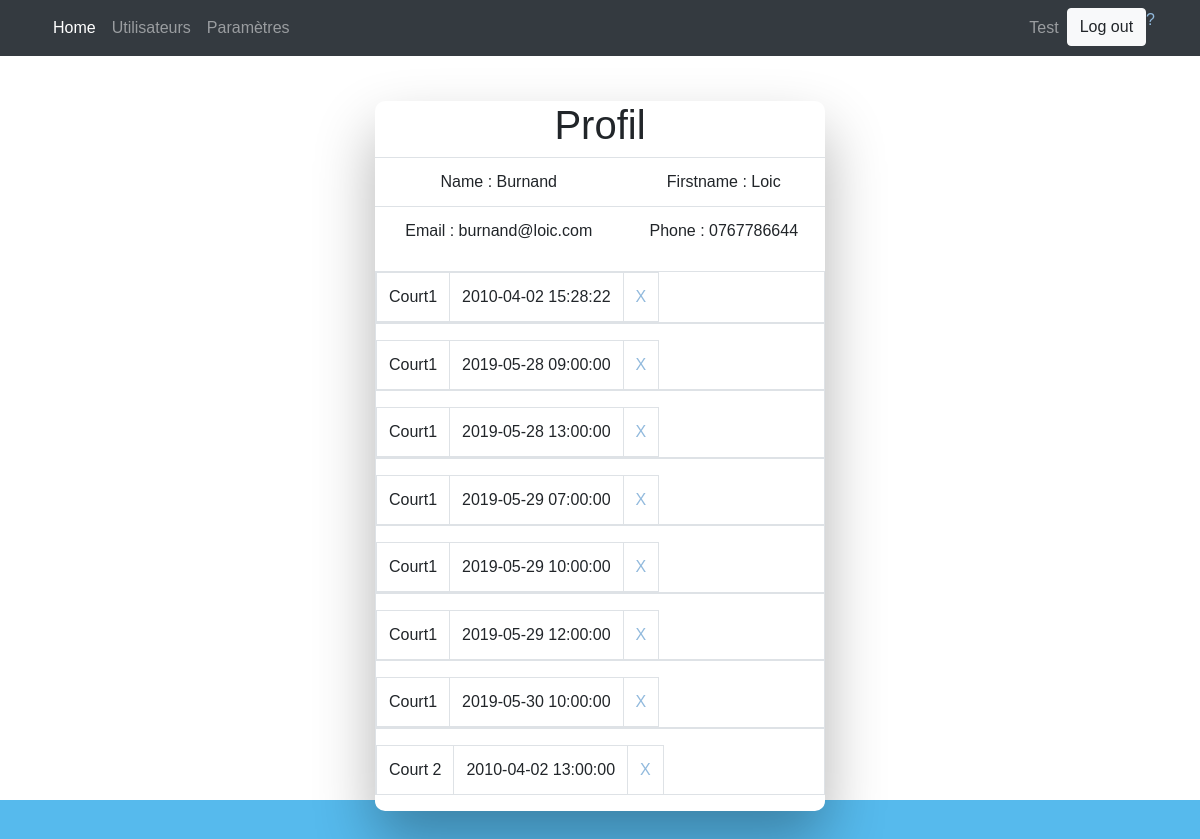
/index.php?action=UserProfil&Nickname=Test (signed in), run on the app's committed database.
### tables this page shows
CREATE TABLE `users` (
  `Nickname` varchar(255) NOT NULL,
  `Name` varchar(255) NOT NULL,
  `Firstname` varchar(255) NOT NULL,
  `Password` varchar(42) NOT NULL,
  `Phone` varchar(14) NOT NULL,
  `email` varchar(255) NOT NULL,
  `IsConfirmed` tinyint(4) DEFAULT NULL,
  `CodeRole` int(11) NOT NULL,
  PRIMARY KEY (`Nickname`),
  UNIQUE KEY `Nickname_UNIQUE` (`Nickname`),
  UNIQUE KEY `Phone_UNIQUE` (`Phone`),
  KEY `RoleUser_idx` (`CodeRole`),
  CONSTRAINT `RoleUser` FOREIGN KEY (`CodeRole`) REFERENCES `roles` (`Code`)
);

CREATE TABLE `courts` (
  `IdCourt` int(11) NOT NULL AUTO_INCREMENT,
  `Name` varchar(45) NOT NULL,
  `Desc` longtext,
  `Deleted` tinyint(4) NOT NULL DEFAULT '0',
  PRIMARY KEY (`IdCourt`)
);

CREATE TABLE `reservations` (
  `IdCourt` int(11) NOT NULL,
  `Nickname` varchar(20) NOT NULL,
  `Date` datetime NOT NULL,
  PRIMARY KEY (`IdCourt`,`Nickname`,`Date`),
  KEY `UserReservation_idx` (`Nickname`),
  CONSTRAINT `CourtReservation` FOREIGN KEY (`IdCourt`) REFERENCES `courts` (`IdCourt`),
  CONSTRAINT `UserReservation` FOREIGN KEY (`Nickname`) REFERENCES `users` (`Nickname`)
);

### www/controller/ControllerSquash.php (called while the page is built, shortened)
<?php
require_once $_SERVER['DOCUMENT_ROOT'].'/db/database.php';
require_once $_SERVER['DOCUMENT_ROOT'].'/model/EUser.php';
require_once $_SERVER['DOCUMENT_ROOT'].'/model/ECourt.php';
require_once $_SERVER['DOCUMENT_ROOT'].'/model/EReservation.php';
require_once $_SERVER['DOCUMENT_ROOT'].'/model/ESession.php';
require_once $_SERVER['DOCUMENT_ROOT'].'/Model/ModelUsers.php';
require_once $_SERVER['DOCUMENT_ROOT'].'/Model/ModelRoles.php';
require_once $_SERVER['DOCUMENT_ROOT'].'/Model/ModelCourts.php';
require_once $_SERVER['DOCUMENT_ROOT'].'/Model/ModelReservations.php';
class ControllerSquash
{
    static function showUserProfil($nickname)
    {
        $doc = '/view/DocUtilisateur/DocProfilUser.html';
        $user = ModelUsers::GetUserByNickname($nickname);
        $reservations = ModelReservations::GetReservationsByUser($user);
        include $_SERVER['DOCUMENT_ROOT'].'/view/Admin/userProfil.php';
    }
}

### www/model/ESession.php (called while the page is built, shortened)
<?php
class ESession {
    public static function GetUser()
    {
        if (isset($_SESSION['User']))
        {
            return unserialize($_SESSION['User']);
        }
        return false;
    }
}

### www/db/database.php (called while the page is built, shortened)
<?php
class EDatabase {
	private static $objInstance;
	public static function getInstance() {
		if(!self::$objInstance){
			try{
				$dsn = EDB_DBTYPE.':host='.EDB_HOST.';port='.EDB_PORT.';dbname='.EDB_DBNAME;
			   	self::$objInstance = new PDO($dsn, EDB_USER, EDB_PASS, array('charset'=>'utf8'));
				self::$objInstance->setAttribute(PDO::ATTR_ERRMODE, PDO::ERRMODE_EXCEPTION);
			}catch(PDOException  $e ){
				echo "EDatabase Error: ".$e;
			}
		}
		return self::$objInstance;
	}
	final public static function __callStatic( $chrMethod, $arrArguments ) {
		$objInstance = self::getInstance();
		return call_user_func_array(array($objInstance, $chrMethod), $arrArguments);
	}
}

### www/model/ModelUsers.php (called while the page is built, shortened)
<?php
class ModelUsers
{
	static function GetUserByNickname($nickname)
	{
		$s = "SELECT `Nickname`, `Name`, `Firstname`, `Phone`, `email`, `IsConfirmed`, `CodeRole` FROM `tpi`.`USERS` WHERE `Nickname` = :e";
		$statement = EDatabase::prepare($s,array(PDO::ATTR_CURSOR => PDO::CURSOR_FWDONLY));
		try {
			$statement->execute(array(':e' => $nickname));
		}
		catch (PDOException $e) {
			echo 'Problème de lecture de la base de données: '.$e->getMessage();
			return false;
		}
		if ($row=$statement->fetch(PDO::FETCH_ASSOC,PDO::FETCH_ORI_NEXT)){
			return new EUser($row['email'], $row['Nickname'], $row['Name'], $row['Firstname'], $row['Phone'], ModelRoles::GetRoleByCode($row['CodeRole']), $row['IsConfirmed']);
		}
		return null;
	}
}

### www/model/ModelRoles.php (called while the page is built, shortened)
<?php
class ModelRoles
{
    static function GetRoleByCode($Code)
    {
        $s = "SELECT `Code`, `Label` FROM `tpi`.`ROLES` WHERE `Code` = :e";
		$statement = EDatabase::prepare($s,array(PDO::ATTR_CURSOR => PDO::CURSOR_FWDONLY));
		try {
			$statement->execute(array(':e' => $Code));
		}
		catch (PDOException $e) {
			echo 'Problème de lecture de la base de données: '.$e->getMessage();
			return false;
		}
		if ($row=$statement->fetch(PDO::FETCH_ASSOC,PDO::FETCH_ORI_NEXT)){
			return new ERole($row['Code'], $row['Label']);
		}
		return null;
    }
}

### www/model/EUser.php (called while the page is built, shortened)
<?php
class EUser {
	public function __construct($InEmail = "", $InNickname = "", $InName = "", $InFirstName = "", $InPhone = "", $InRole = null, $InCofirmation = false)
	{
		$this->Email = $InEmail;
		$this->Nickname = $InNickname;
		$this->Name = $InName;
		$this->FirstName = $InFirstName;
		$this->Phone = $InPhone;
	}
}
?>

### www/model/ModelReservations.php (called while the page is built, shortened)
<?php
class ModelReservations
{
	static function GetReservationsByUser($User)
	{
        $arr = array();
        $s = "SELECT `IdCourt`, `Nickname`, `Date` FROM `tpi`.`RESERVATIONS` WHERE `Nickname` = :e";
        $statement = EDatabase::prepare($s,array(PDO::ATTR_CURSOR => PDO::CURSOR_FWDONLY));
        try {
            $statement->execute(array(':e' => $User->Nickname));
        }
        catch (PDOException $e) {
            echo 'Problème de lecture de la base de données: '.$e->getMessage();
            return false;
        }
        while ($row=$statement->fetch(PDO::FETCH_ASSOC,PDO::FETCH_ORI_NEXT)){
            $u = new EReservation(ModelCourts::GetCourtById($row['IdCourt']), ModelUsers::GetUserByNickname($row['Nickname']), $row['Date']);
            array_push($arr, $u);
        }
        return $arr;
    }
}

### www/model/ModelCourts.php (called while the page is built, shortened)
<?php
class ModelCourts
{
	static function GetCourtById($Id)
	{
		$s = "SELECT `IdCourt`, `Name`, `Desc`, `Deleted` FROM `tpi`.`COURTS` WHERE `IdCourt` = :e";
		$statement = EDatabase::prepare($s,array(PDO::ATTR_CURSOR => PDO::CURSOR_FWDONLY));
		try {
			$statement->execute(array(':e' => $Id));
		}
		catch (PDOException $e) {
			echo 'Problème de lecture de la base de données: '.$e->getMessage();
			return false;
		}
		if ($row=$statement->fetch(PDO::FETCH_ASSOC,PDO::FETCH_ORI_NEXT)){
			return new ECourt($row['IdCourt'], $row['Name'], $row['Desc'], $row['Deleted']);
		}
		return null;
	}
}

### www/model/EReservation.php (called while the page is built, shortened)
<?php
class EReservation {
    public function __construct($InCourt = "", $InUser = "", $InDate = "")
    {
		$this->Court = $InCourt;
		$this->User = $InUser;
        $this->Date = $InDate;
	}
}
?>

### www/model/ECourt.php (called while the page is built, shortened)
<?php
class ECourt {
  public function __construct($InId = "",$InName = "", $InDesc = "", $InDeleted = false)
  {
    $this->Id = $InId;
    $this->Name = $InName;
  }
}
?>

### www/view/ReservationTemplate.php (the view, shortened to what this page needs)
<div class="myReservation table table-bordered">
    <table>
        <tr>
            <td><?= $reservation->Court->Name ?></td>
            <td><?= $reservation->Date ?></td>
            <th><a href="?action=DeleteReservation&idCourt=<?=$reservation->Court->Id?>&Nickname=<?=$reservation->User->Nickname?>&date=<?=$reservation->Date?>">X</a></th>
</div>

### www/view/Admin/userProfil.php (shortened to what this page needs)
<!doctype html>
<html lang="en">
  <head>
    <link rel="stylesheet" href="https://stackpath.bootstrapcdn.com/bootstrap/4.2.1/css/bootstrap.min.css">
    <link rel="stylesheet" href="css/css.css">
  </head>
  <body>
    <?php include $_SERVER['DOCUMENT_ROOT'].'/view/Admin/NavBar.php'; ?>
    <div class="wrapper fadeInDown">
    <div id="formContent">
        <div class="fadeIn first">
        <h1>Profil</h1>
        </div>
        <table class="table">
          <tr>
            <td> Name : <?= $user->Name ?> </td>
            <td> Firstname : <?= $user->FirstName ?> </td>
          </tr>
          <tr>
            <td> Email : <?= $user->Email ?> </td>
            <td> Phone : <?= $user->Phone ?> </td>
          </tr>
        </table>
        <?php
        if(isset($reservations))
        for($i = 0; $i < count($reservations); $i++)
        {
          $reservation = $reservations[$i];
          include $_SERVER['DOCUMENT_ROOT'].'/view/ReservationTemplate.php';
        }
        ?>
    </div>
    </div>
  </body>
</html>

### www/view/Admin/NavBar.php (shortened to what this page needs)
<nav class="navbar navbar-expand-lg navbar-dark bg-dark static-top">
    <div class="container">
        <ul class="navbar-nav ml-auto">
            <li class="nav-item active">
            <a class="nav-link" href="?action=Accueil">Home
            </a>
            </li>
            <li class="nav-item">
            <a class="nav-link" href="?action=ShowAllUsers">Utilisateurs</a>
            </li>
            <li class="nav-item">
                <a class="nav-link" href="?action=Preferences">Paramètres</a>
            </li>
        </ul>
        <div class="collapse navbar-collapse" id="navbarResponsive">
        <ul class="navbar-nav ml-auto">
            <li class="nav-item">
                <a class="nav-link" href="#"><?= (ESession::GetUser() === false) ? "" : ESession::GetUser()->Nickname ?></a>
            </li>
            <li class="nav-item">
            <a href="?action=Logout"><button class="btn btn-light">Log out</button></a>
            </li>
            <?php
            if(isset($doc))
            {
            ?>
            <li>
                <a href="<?=$doc?>" target="_blank">?</a>
            </li>
            <?php
            }
            ?>
        </ul>
        </div>
    </div>
</nav>

### www/css/css.css (style rules this page uses)
html { background-color: #56baed; }
body { font-family: "Poppins", sans-serif; height: 100vh; }
a { color: #92badd; display:inline-block; text-decoration: none; font-weight: 400; }
.wrapper { display: flex; align-items: center; flex-direction: column; justify-content: center; width: 100%; min-height: 100%; padding: 20px; }
#formContent { -webkit-border-radius: 10px 10px 10px 10px; border-radius: 10px 10px 10px 10px; background: #fff; padding: 30px; width: 90%; max-width: 450px; position: relative; padding: 0px; -webkit-box-shadow: 0 30px 60px 0 rgba(0,0,0,0.3); box-shadow: 0 30px 60px 0 rgba(0,0,0,0.3); text-align: center; }
.fadeInDown { -webkit-animation-name: fadeInDown; animation-name: fadeInDown; -webkit-animation-duration: 1s; animation-duration: 1s; -webkit-animation-fill-mode: both; animation-fill-mode: both; }
.fadeIn { opacity:0; -webkit-animation:fadeIn ease-in 1; -moz-animation:fadeIn ease-in 1; animation:fadeIn ease-in 1; -webkit-animation-fill-mode:forwards; -moz-animation-fill-mode:forwards; animation-fill-mode:forwards; -webkit-animation-duration:1s; -moz-animation-duration:1s; animation-duration:1s; }
.fadeIn.first { -webkit-animation-delay: 0.4s; -moz-animation-delay: 0.4s; animation-delay: 0.4s; }

### data on the page
users: Nickname "Test", Name "Burnand", Firstname "Loic", email "burnand@loic.com", Phone "0767786644"
courts: Name "Court1"
reservations: Date "2010-04-02 15:28:22"
reservations: Date "2019-05-28 09:00:00"
reservations: Date "2019-05-28 13:00:00"
reservations: Date "2019-05-29 07:00:00"
reservations: Date "2019-05-29 10:00:00"
reservations: Date "2019-05-29 12:00:00"
reservations: Date "2019-05-30 10:00:00"
courts: Name "Court 2"
reservations: Date "2010-04-02 13:00:00"
